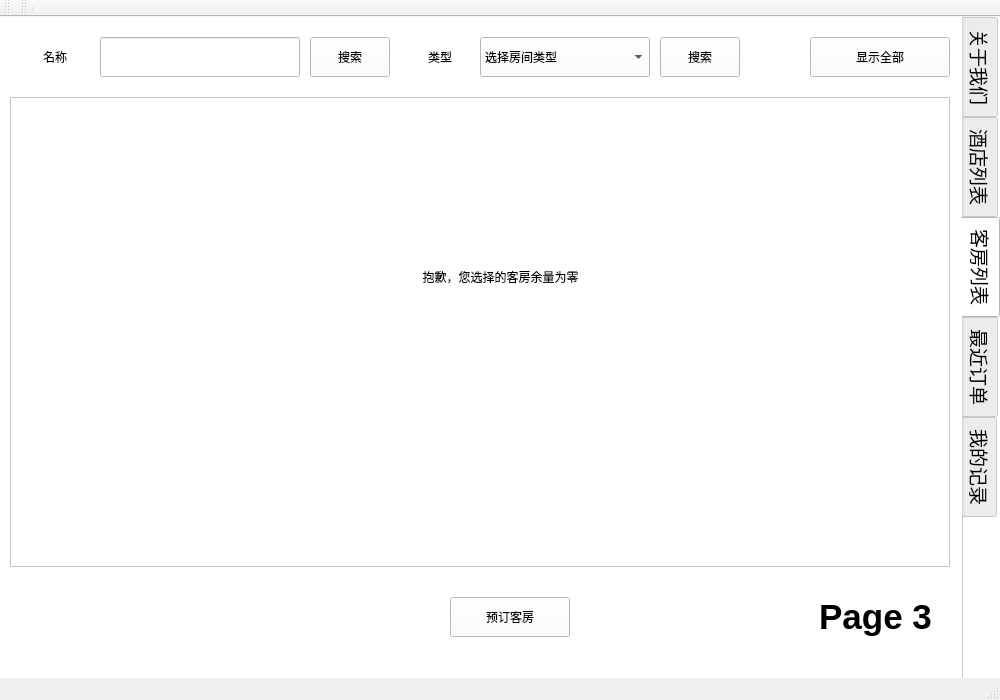
<?xml version="1.0" encoding="UTF-8"?>
<ui version="4.0">
 <class>customerwindow</class>
 <widget class="QMainWindow" name="customerwindow">
  <property name="geometry">
   <rect>
    <x>0</x>
    <y>0</y>
    <width>1000</width>
    <height>700</height>
   </rect>
  </property>
  <property name="minimumSize">
   <size>
    <width>1000</width>
    <height>700</height>
   </size>
  </property>
  <property name="maximumSize">
   <size>
    <width>1000</width>
    <height>700</height>
   </size>
  </property>
  <property name="windowTitle">
   <string>蛋壳行记</string>
  </property>
  <widget class="QWidget" name="centralWidget">
   <widget class="QTabWidget" name="tabwidget">
    <property name="geometry">
     <rect>
      <x>0</x>
      <y>0</y>
      <width>1000</width>
      <height>700</height>
     </rect>
    </property>
    <property name="sizePolicy">
     <sizepolicy hsizetype="Expanding" vsizetype="Expanding">
      <horstretch>0</horstretch>
      <verstretch>0</verstretch>
     </sizepolicy>
    </property>
    <property name="maximumSize">
     <size>
      <width>1000</width>
      <height>16777215</height>
     </size>
    </property>
    <property name="sizeIncrement">
     <size>
      <width>0</width>
      <height>0</height>
     </size>
    </property>
    <property name="font">
     <font>
      <family>等线</family>
      <pointsize>14</pointsize>
      <weight>50</weight>
      <italic>false</italic>
      <bold>false</bold>
     </font>
    </property>
    <property name="whatsThis">
     <string>&lt;html&gt;&lt;head/&gt;&lt;body&gt;&lt;p align=&quot;center&quot;&gt;我们&lt;/p&gt;&lt;p align=&quot;center&quot;&gt;&lt;br/&gt;&lt;/p&gt;&lt;p align=&quot;center&quot;&gt;&lt;br/&gt;&lt;/p&gt;&lt;/body&gt;&lt;/html&gt;</string>
    </property>
    <property name="styleSheet">
     <string notr="true">background-color: rgb(255, 255, 255);
color: rgb(0, 0, 0);
font: 14pt &quot;等线&quot;;</string>
    </property>
    <property name="tabPosition">
     <enum>QTabWidget::East</enum>
    </property>
    <property name="currentIndex">
     <number>2</number>
    </property>
    <property name="iconSize">
     <size>
      <width>20</width>
      <height>20</height>
     </size>
    </property>
    <property name="elideMode">
     <enum>Qt::ElideNone</enum>
    </property>
    <property name="usesScrollButtons">
     <bool>true</bool>
    </property>
    <property name="documentMode">
     <bool>true</bool>
    </property>
    <property name="tabsClosable">
     <bool>false</bool>
    </property>
    <property name="movable">
     <bool>false</bool>
    </property>
    <property name="tabBarAutoHide">
     <bool>false</bool>
    </property>
    <widget class="QWidget" name="tab_5">
     <attribute name="title">
      <string>关于我们</string>
     </attribute>
     <widget class="QLabel" name="label_8">
      <property name="geometry">
       <rect>
        <x>10</x>
        <y>10</y>
        <width>410</width>
        <height>300</height>
       </rect>
      </property>
      <property name="text">
       <string>&lt;html&gt;&lt;head/&gt;&lt;body&gt;&lt;p&gt;&lt;img src=&quot;:/image/images/suite2.jpg&quot;/&gt;&lt;/p&gt;&lt;/body&gt;&lt;/html&gt;</string>
      </property>
     </widget>
     <widget class="QLabel" name="label_7">
      <property name="geometry">
       <rect>
        <x>10</x>
        <y>320</y>
        <width>410</width>
        <height>300</height>
       </rect>
      </property>
      <property name="text">
       <string>&lt;html&gt;&lt;head/&gt;&lt;body&gt;&lt;p&gt;&lt;img src=&quot;:/image/images/single1.jpg&quot;/&gt;&lt;/p&gt;&lt;/body&gt;&lt;/html&gt;</string>
      </property>
     </widget>
     <widget class="Line" name="line">
      <property name="geometry">
       <rect>
        <x>430</x>
        <y>220</y>
        <width>540</width>
        <height>20</height>
       </rect>
      </property>
      <property name="orientation">
       <enum>Qt::Horizontal</enum>
      </property>
     </widget>
     <widget class="Line" name="line_2">
      <property name="geometry">
       <rect>
        <x>430</x>
        <y>440</y>
        <width>360</width>
        <height>20</height>
       </rect>
      </property>
      <property name="orientation">
       <enum>Qt::Horizontal</enum>
      </property>
     </widget>
     <widget class="Line" name="line_3">
      <property name="geometry">
       <rect>
        <x>430</x>
        <y>560</y>
        <width>220</width>
        <height>20</height>
       </rect>
      </property>
      <property name="orientation">
       <enum>Qt::Horizontal</enum>
      </property>
     </widget>
     <widget class="QLabel" name="label_6">
      <property name="geometry">
       <rect>
        <x>430</x>
        <y>180</y>
        <width>530</width>
        <height>40</height>
       </rect>
      </property>
      <property name="text">
       <string>&lt;html&gt;&lt;head/&gt;&lt;body&gt;&lt;p&gt;蛋壳行记致力于为所有旅行者提供最优质的居住服务&lt;/p&gt;&lt;/body&gt;&lt;/html&gt;</string>
      </property>
     </widget>
     <widget class="QLabel" name="label_9">
      <property name="geometry">
       <rect>
        <x>430</x>
        <y>290</y>
        <width>610</width>
        <height>40</height>
       </rect>
      </property>
      <property name="text">
       <string>&lt;html&gt;&lt;head/&gt;&lt;body&gt;&lt;p&gt;无数的旅行者们通过蛋壳收获了最温暖的行程&lt;/p&gt;&lt;/body&gt;&lt;/html&gt;</string>
      </property>
     </widget>
     <widget class="QLabel" name="label_10">
      <property name="geometry">
       <rect>
        <x>430</x>
        <y>400</y>
        <width>661</width>
        <height>40</height>
       </rect>
      </property>
      <property name="text">
       <string>&lt;html&gt;&lt;head/&gt;&lt;body&gt;&lt;p&gt;现在我们诚挚地欢迎你翻开这一本&lt;/p&gt;&lt;/body&gt;&lt;/html&gt;</string>
      </property>
     </widget>
     <widget class="QLabel" name="label_5">
      <property name="geometry">
       <rect>
        <x>430</x>
        <y>60</y>
        <width>100</width>
        <height>40</height>
       </rect>
      </property>
      <property name="text">
       <string>多年来</string>
      </property>
     </widget>
     <widget class="Line" name="line_6">
      <property name="geometry">
       <rect>
        <x>430</x>
        <y>100</y>
        <width>100</width>
        <height>20</height>
       </rect>
      </property>
      <property name="orientation">
       <enum>Qt::Horizontal</enum>
      </property>
     </widget>
     <widget class="QLabel" name="label_11">
      <property name="geometry">
       <rect>
        <x>430</x>
        <y>520</y>
        <width>220</width>
        <height>40</height>
       </rect>
      </property>
      <property name="text">
       <string>属于你自己的行记</string>
      </property>
     </widget>
     <widget class="Line" name="line_7">
      <property name="geometry">
       <rect>
        <x>430</x>
        <y>330</y>
        <width>460</width>
        <height>20</height>
       </rect>
      </property>
      <property name="orientation">
       <enum>Qt::Horizontal</enum>
      </property>
     </widget>
     <widget class="QLabel" name="label_12">
      <property name="geometry">
       <rect>
        <x>790</x>
        <y>560</y>
        <width>170</width>
        <height>70</height>
       </rect>
      </property>
      <property name="text">
       <string>&lt;html&gt;&lt;head/&gt;&lt;body&gt;&lt;p align=&quot;center&quot;&gt;&lt;span style=&quot; font-size:26pt; font-weight:600;&quot;&gt;Page 1&lt;/span&gt;&lt;/p&gt;&lt;/body&gt;&lt;/html&gt;</string>
      </property>
     </widget>
     <zorder>label_7</zorder>
     <zorder>label_8</zorder>
     <zorder>line_3</zorder>
     <zorder>label_6</zorder>
     <zorder>line</zorder>
     <zorder>line_2</zorder>
     <zorder>label_9</zorder>
     <zorder>label_10</zorder>
     <zorder>label_5</zorder>
     <zorder>line_6</zorder>
     <zorder>label_11</zorder>
     <zorder>line_7</zorder>
     <zorder>label_12</zorder>
    </widget>
    <widget class="QWidget" name="tab">
     <attribute name="title">
      <string>酒店列表</string>
     </attribute>
     <widget class="QPushButton" name="bshowH">
      <property name="geometry">
       <rect>
        <x>810</x>
        <y>20</y>
        <width>140</width>
        <height>40</height>
       </rect>
      </property>
      <property name="text">
       <string>显示全部</string>
      </property>
     </widget>
     <widget class="QPushButton" name="bIn">
      <property name="geometry">
       <rect>
        <x>450</x>
        <y>580</y>
        <width>120</width>
        <height>40</height>
       </rect>
      </property>
      <property name="text">
       <string>进入酒店</string>
      </property>
     </widget>
     <widget class="QLineEdit" name="lQueryH">
      <property name="geometry">
       <rect>
        <x>100</x>
        <y>20</y>
        <width>200</width>
        <height>40</height>
       </rect>
      </property>
     </widget>
     <widget class="QTableWidget" name="hTable">
      <property name="geometry">
       <rect>
        <x>10</x>
        <y>80</y>
        <width>940</width>
        <height>470</height>
       </rect>
      </property>
      <property name="rowCount">
       <number>0</number>
      </property>
      <property name="columnCount">
       <number>0</number>
      </property>
     </widget>
     <widget class="QPushButton" name="bQueryH1">
      <property name="geometry">
       <rect>
        <x>310</x>
        <y>20</y>
        <width>80</width>
        <height>40</height>
       </rect>
      </property>
      <property name="text">
       <string>搜索</string>
      </property>
     </widget>
     <widget class="QPushButton" name="bQueryH2">
      <property name="geometry">
       <rect>
        <x>610</x>
        <y>20</y>
        <width>80</width>
        <height>40</height>
       </rect>
      </property>
      <property name="text">
       <string>搜索</string>
      </property>
     </widget>
     <widget class="QLabel" name="label_18">
      <property name="geometry">
       <rect>
        <x>410</x>
        <y>20</y>
        <width>60</width>
        <height>40</height>
       </rect>
      </property>
      <property name="text">
       <string>&lt;html&gt;&lt;head/&gt;&lt;body&gt;&lt;p align=&quot;center&quot;&gt;位置&lt;/p&gt;&lt;/body&gt;&lt;/html&gt;</string>
      </property>
     </widget>
     <widget class="QLabel" name="label_19">
      <property name="geometry">
       <rect>
        <x>20</x>
        <y>20</y>
        <width>70</width>
        <height>40</height>
       </rect>
      </property>
      <property name="text">
       <string>&lt;html&gt;&lt;head/&gt;&lt;body&gt;&lt;p align=&quot;center&quot;&gt;名称&lt;/p&gt;&lt;/body&gt;&lt;/html&gt;</string>
      </property>
     </widget>
     <widget class="QLabel" name="label_14">
      <property name="geometry">
       <rect>
        <x>780</x>
        <y>570</y>
        <width>181</width>
        <height>61</height>
       </rect>
      </property>
      <property name="text">
       <string>&lt;html&gt;&lt;head/&gt;&lt;body&gt;&lt;p align=&quot;center&quot;&gt;&lt;span style=&quot; font-size:26pt; font-weight:600;&quot;&gt;Page 2&lt;/span&gt;&lt;/p&gt;&lt;/body&gt;&lt;/html&gt;</string>
      </property>
     </widget>
     <widget class="QComboBox" name="cQueryH">
      <property name="geometry">
       <rect>
        <x>480</x>
        <y>20</y>
        <width>120</width>
        <height>40</height>
       </rect>
      </property>
      <property name="styleSheet">
       <string notr="true">font: 14pt &quot;等线&quot;;</string>
      </property>
      <property name="currentIndex">
       <number>0</number>
      </property>
      <item>
       <property name="text">
        <string>选择地区</string>
       </property>
      </item>
      <item>
       <property name="text">
        <string>海淀区</string>
       </property>
      </item>
      <item>
       <property name="text">
        <string>朝阳区</string>
       </property>
      </item>
      <item>
       <property name="text">
        <string>丰台区</string>
       </property>
      </item>
      <item>
       <property name="text">
        <string>东城区</string>
       </property>
      </item>
      <item>
       <property name="text">
        <string>西城区</string>
       </property>
      </item>
     </widget>
    </widget>
    <widget class="QWidget" name="tab_2">
     <attribute name="title">
      <string>客房列表</string>
     </attribute>
     <widget class="QLabel" name="lFull">
      <property name="geometry">
       <rect>
        <x>330</x>
        <y>240</y>
        <width>341</width>
        <height>41</height>
       </rect>
      </property>
      <property name="text">
       <string>&lt;html&gt;&lt;head/&gt;&lt;body&gt;&lt;p align=&quot;center&quot;&gt;抱歉，您选择的客房余量为零&lt;/p&gt;&lt;/body&gt;&lt;/html&gt;</string>
      </property>
     </widget>
     <widget class="QPushButton" name="bQueryR1">
      <property name="geometry">
       <rect>
        <x>310</x>
        <y>20</y>
        <width>80</width>
        <height>40</height>
       </rect>
      </property>
      <property name="text">
       <string>搜索</string>
      </property>
     </widget>
     <widget class="QPushButton" name="bBook">
      <property name="geometry">
       <rect>
        <x>450</x>
        <y>580</y>
        <width>120</width>
        <height>40</height>
       </rect>
      </property>
      <property name="text">
       <string>预订客房</string>
      </property>
     </widget>
     <widget class="QPushButton" name="bshowR">
      <property name="geometry">
       <rect>
        <x>810</x>
        <y>20</y>
        <width>140</width>
        <height>40</height>
       </rect>
      </property>
      <property name="text">
       <string>显示全部</string>
      </property>
     </widget>
     <widget class="QTableWidget" name="rTable">
      <property name="geometry">
       <rect>
        <x>10</x>
        <y>80</y>
        <width>940</width>
        <height>470</height>
       </rect>
      </property>
     </widget>
     <widget class="QLineEdit" name="lQueryR">
      <property name="geometry">
       <rect>
        <x>100</x>
        <y>20</y>
        <width>200</width>
        <height>40</height>
       </rect>
      </property>
     </widget>
     <widget class="QPushButton" name="bQueryR2">
      <property name="geometry">
       <rect>
        <x>660</x>
        <y>20</y>
        <width>80</width>
        <height>40</height>
       </rect>
      </property>
      <property name="text">
       <string>搜索</string>
      </property>
     </widget>
     <widget class="QLabel" name="label_20">
      <property name="geometry">
       <rect>
        <x>410</x>
        <y>20</y>
        <width>60</width>
        <height>40</height>
       </rect>
      </property>
      <property name="text">
       <string>&lt;html&gt;&lt;head/&gt;&lt;body&gt;&lt;p align=&quot;center&quot;&gt;类型&lt;/p&gt;&lt;/body&gt;&lt;/html&gt;</string>
      </property>
     </widget>
     <widget class="QLabel" name="label_21">
      <property name="geometry">
       <rect>
        <x>20</x>
        <y>20</y>
        <width>70</width>
        <height>40</height>
       </rect>
      </property>
      <property name="text">
       <string>&lt;html&gt;&lt;head/&gt;&lt;body&gt;&lt;p align=&quot;center&quot;&gt;名称&lt;/p&gt;&lt;/body&gt;&lt;/html&gt;</string>
      </property>
     </widget>
     <widget class="QLabel" name="label_17">
      <property name="geometry">
       <rect>
        <x>790</x>
        <y>570</y>
        <width>171</width>
        <height>61</height>
       </rect>
      </property>
      <property name="text">
       <string>&lt;html&gt;&lt;head/&gt;&lt;body&gt;&lt;p align=&quot;center&quot;&gt;&lt;span style=&quot; font-size:26pt; font-weight:600;&quot;&gt;Page 3&lt;/span&gt;&lt;/p&gt;&lt;/body&gt;&lt;/html&gt;</string>
      </property>
     </widget>
     <widget class="QComboBox" name="cQueryR">
      <property name="geometry">
       <rect>
        <x>480</x>
        <y>20</y>
        <width>170</width>
        <height>40</height>
       </rect>
      </property>
      <property name="styleSheet">
       <string notr="true">font: 14pt &quot;等线&quot;;</string>
      </property>
      <property name="currentIndex">
       <number>0</number>
      </property>
      <item>
       <property name="text">
        <string>选择房间类型</string>
       </property>
      </item>
      <item>
       <property name="text">
        <string>单人间</string>
       </property>
      </item>
      <item>
       <property name="text">
        <string>大床房</string>
       </property>
      </item>
      <item>
       <property name="text">
        <string>标间</string>
       </property>
      </item>
      <item>
       <property name="text">
        <string>家庭房</string>
       </property>
      </item>
      <item>
       <property name="text">
        <string>套房</string>
       </property>
      </item>
     </widget>
     <zorder>bQueryR1</zorder>
     <zorder>bBook</zorder>
     <zorder>bshowR</zorder>
     <zorder>rTable</zorder>
     <zorder>lQueryR</zorder>
     <zorder>bQueryR2</zorder>
     <zorder>lFull</zorder>
     <zorder>label_20</zorder>
     <zorder>label_21</zorder>
     <zorder>label_17</zorder>
     <zorder>cQueryR</zorder>
    </widget>
    <widget class="QWidget" name="tab_3">
     <attribute name="title">
      <string>最近订单</string>
     </attribute>
     <widget class="QPushButton" name="bmyRefresh">
      <property name="geometry">
       <rect>
        <x>450</x>
        <y>400</y>
        <width>90</width>
        <height>31</height>
       </rect>
      </property>
      <property name="text">
       <string>刷新</string>
      </property>
     </widget>
     <widget class="QPushButton" name="bEnded">
      <property name="geometry">
       <rect>
        <x>450</x>
        <y>490</y>
        <width>90</width>
        <height>31</height>
       </rect>
      </property>
      <property name="text">
       <string>退房</string>
      </property>
     </widget>
     <widget class="QPushButton" name="bComment">
      <property name="geometry">
       <rect>
        <x>450</x>
        <y>540</y>
        <width>90</width>
        <height>31</height>
       </rect>
      </property>
      <property name="text">
       <string>点评</string>
      </property>
     </widget>
     <widget class="QPushButton" name="bOut">
      <property name="geometry">
       <rect>
        <x>450</x>
        <y>590</y>
        <width>90</width>
        <height>31</height>
       </rect>
      </property>
      <property name="text">
       <string>离店</string>
      </property>
     </widget>
     <widget class="QPushButton" name="bPayback">
      <property name="geometry">
       <rect>
        <x>450</x>
        <y>440</y>
        <width>90</width>
        <height>31</height>
       </rect>
      </property>
      <property name="text">
       <string>退款</string>
      </property>
     </widget>
     <widget class="QLineEdit" name="lHName">
      <property name="geometry">
       <rect>
        <x>139</x>
        <y>400</y>
        <width>200</width>
        <height>40</height>
       </rect>
      </property>
     </widget>
     <widget class="QLineEdit" name="lRName">
      <property name="geometry">
       <rect>
        <x>140</x>
        <y>460</y>
        <width>200</width>
        <height>40</height>
       </rect>
      </property>
     </widget>
     <widget class="QLineEdit" name="lPrice">
      <property name="geometry">
       <rect>
        <x>140</x>
        <y>520</y>
        <width>200</width>
        <height>40</height>
       </rect>
      </property>
     </widget>
     <widget class="QLineEdit" name="lState">
      <property name="geometry">
       <rect>
        <x>140</x>
        <y>580</y>
        <width>200</width>
        <height>40</height>
       </rect>
      </property>
     </widget>
     <widget class="QLabel" name="label">
      <property name="geometry">
       <rect>
        <x>0</x>
        <y>400</y>
        <width>121</width>
        <height>40</height>
       </rect>
      </property>
      <property name="text">
       <string>&lt;html&gt;&lt;head/&gt;&lt;body&gt;&lt;p align=&quot;center&quot;&gt;酒店名称&lt;/p&gt;&lt;/body&gt;&lt;/html&gt;</string>
      </property>
     </widget>
     <widget class="QLabel" name="label_2">
      <property name="geometry">
       <rect>
        <x>0</x>
        <y>460</y>
        <width>121</width>
        <height>40</height>
       </rect>
      </property>
      <property name="text">
       <string>&lt;html&gt;&lt;head/&gt;&lt;body&gt;&lt;p align=&quot;center&quot;&gt;客房名称&lt;/p&gt;&lt;/body&gt;&lt;/html&gt;</string>
      </property>
     </widget>
     <widget class="QLabel" name="label_3">
      <property name="geometry">
       <rect>
        <x>10</x>
        <y>520</y>
        <width>101</width>
        <height>40</height>
       </rect>
      </property>
      <property name="text">
       <string>&lt;html&gt;&lt;head/&gt;&lt;body&gt;&lt;p align=&quot;center&quot;&gt;客房价格&lt;/p&gt;&lt;/body&gt;&lt;/html&gt;</string>
      </property>
     </widget>
     <widget class="QLabel" name="label_4">
      <property name="geometry">
       <rect>
        <x>0</x>
        <y>580</y>
        <width>121</width>
        <height>40</height>
       </rect>
      </property>
      <property name="text">
       <string>&lt;html&gt;&lt;head/&gt;&lt;body&gt;&lt;p align=&quot;center&quot;&gt;客房状态&lt;/p&gt;&lt;/body&gt;&lt;/html&gt;</string>
      </property>
     </widget>
     <widget class="QLabel" name="label_13">
      <property name="geometry">
       <rect>
        <x>20</x>
        <y>20</y>
        <width>930</width>
        <height>360</height>
       </rect>
      </property>
      <property name="text">
       <string>&lt;html&gt;&lt;head/&gt;&lt;body&gt;&lt;p&gt;&lt;img src=&quot;:/image/images/couple3.jpg&quot;/&gt;&lt;/p&gt;&lt;/body&gt;&lt;/html&gt;</string>
      </property>
     </widget>
     <widget class="QLabel" name="label_22">
      <property name="geometry">
       <rect>
        <x>790</x>
        <y>570</y>
        <width>171</width>
        <height>61</height>
       </rect>
      </property>
      <property name="text">
       <string>&lt;html&gt;&lt;head/&gt;&lt;body&gt;&lt;p align=&quot;center&quot;&gt;&lt;span style=&quot; font-size:26pt; font-weight:600;&quot;&gt;Page 4&lt;/span&gt;&lt;/p&gt;&lt;/body&gt;&lt;/html&gt;</string>
      </property>
     </widget>
    </widget>
    <widget class="QWidget" name="tab_4">
     <attribute name="title">
      <string>我的记录</string>
     </attribute>
     <widget class="QPushButton" name="bLogout">
      <property name="geometry">
       <rect>
        <x>400</x>
        <y>580</y>
        <width>100</width>
        <height>40</height>
       </rect>
      </property>
      <property name="text">
       <string>退出登录</string>
      </property>
     </widget>
     <widget class="QPushButton" name="bExit">
      <property name="geometry">
       <rect>
        <x>680</x>
        <y>580</y>
        <width>100</width>
        <height>40</height>
       </rect>
      </property>
      <property name="text">
       <string>退出系统</string>
      </property>
     </widget>
     <widget class="QTableWidget" name="recordTable">
      <property name="geometry">
       <rect>
        <x>10</x>
        <y>120</y>
        <width>940</width>
        <height>440</height>
       </rect>
      </property>
     </widget>
     <widget class="QPushButton" name="brr">
      <property name="geometry">
       <rect>
        <x>110</x>
        <y>580</y>
        <width>100</width>
        <height>40</height>
       </rect>
      </property>
      <property name="text">
       <string>刷新</string>
      </property>
     </widget>
     <widget class="Line" name="line_4">
      <property name="geometry">
       <rect>
        <x>200</x>
        <y>50</y>
        <width>540</width>
        <height>20</height>
       </rect>
      </property>
      <property name="orientation">
       <enum>Qt::Horizontal</enum>
      </property>
     </widget>
     <widget class="Line" name="line_5">
      <property name="geometry">
       <rect>
        <x>200</x>
        <y>100</y>
        <width>540</width>
        <height>20</height>
       </rect>
      </property>
      <property name="orientation">
       <enum>Qt::Horizontal</enum>
      </property>
     </widget>
     <widget class="QLabel" name="label_15">
      <property name="geometry">
       <rect>
        <x>200</x>
        <y>9</y>
        <width>540</width>
        <height>51</height>
       </rect>
      </property>
      <property name="text">
       <string>&lt;html&gt;&lt;head/&gt;&lt;body&gt;&lt;p align=&quot;center&quot;&gt;十分感谢你选择我们作为你的出行伙伴&lt;/p&gt;&lt;/body&gt;&lt;/html&gt;</string>
      </property>
     </widget>
     <widget class="QLabel" name="label_16">
      <property name="geometry">
       <rect>
        <x>200</x>
        <y>70</y>
        <width>540</width>
        <height>31</height>
       </rect>
      </property>
      <property name="text">
       <string>&lt;html&gt;&lt;head/&gt;&lt;body&gt;&lt;p align=&quot;center&quot;&gt;愿你接下来的每一次旅程都轻松愉快&lt;/p&gt;&lt;/body&gt;&lt;/html&gt;</string>
      </property>
     </widget>
     <widget class="QLabel" name="label_23">
      <property name="geometry">
       <rect>
        <x>810</x>
        <y>560</y>
        <width>151</width>
        <height>71</height>
       </rect>
      </property>
      <property name="text">
       <string>&lt;html&gt;&lt;head/&gt;&lt;body&gt;&lt;p align=&quot;center&quot;&gt;&lt;span style=&quot; font-size:26pt; font-weight:600;&quot;&gt;Page 5&lt;/span&gt;&lt;/p&gt;&lt;/body&gt;&lt;/html&gt;</string>
      </property>
     </widget>
     <zorder>bLogout</zorder>
     <zorder>bExit</zorder>
     <zorder>recordTable</zorder>
     <zorder>brr</zorder>
     <zorder>label_15</zorder>
     <zorder>label_16</zorder>
     <zorder>line_4</zorder>
     <zorder>line_5</zorder>
     <zorder>label_23</zorder>
    </widget>
   </widget>
  </widget>
  <widget class="QMenuBar" name="menuBar">
   <property name="geometry">
    <rect>
     <x>0</x>
     <y>0</y>
     <width>1000</width>
     <height>26</height>
    </rect>
   </property>
  </widget>
  <widget class="QToolBar" name="mainToolBar">
   <attribute name="toolBarArea">
    <enum>TopToolBarArea</enum>
   </attribute>
   <attribute name="toolBarBreak">
    <bool>false</bool>
   </attribute>
  </widget>
  <widget class="QToolBar" name="toolBar">
   <property name="windowTitle">
    <string>toolBar</string>
   </property>
   <attribute name="toolBarArea">
    <enum>TopToolBarArea</enum>
   </attribute>
   <attribute name="toolBarBreak">
    <bool>false</bool>
   </attribute>
   <addaction name="separator"/>
  </widget>
  <widget class="QStatusBar" name="statusBar"/>
 </widget>
 <layoutdefault spacing="6" margin="11"/>
 <resources/>
 <connections/>
</ui>
